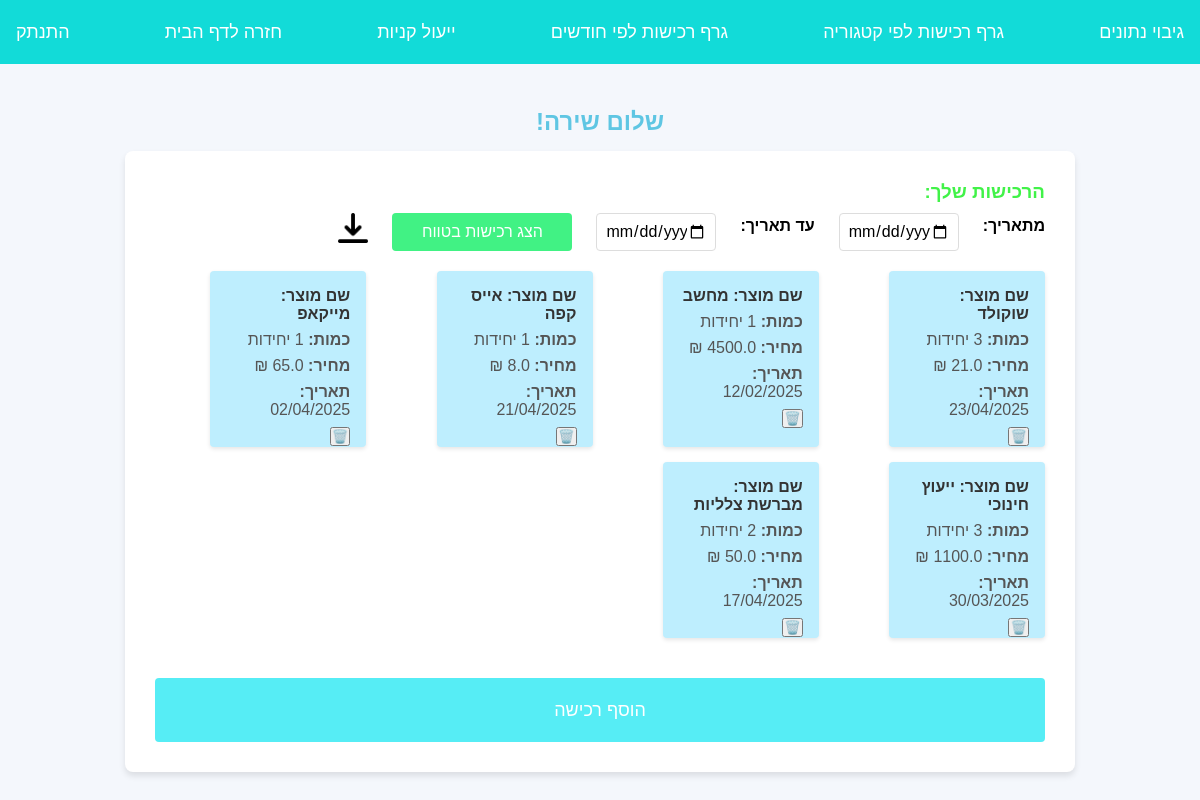
The page /profile (signed in) on the database its author committed.
### models.py (models this page shows)
class User(db.Model):
    id = db.Column(db.Integer, primary_key=True)
    username = db.Column(db.String(80), nullable=False)
    email = db.Column(db.String(120), unique=True, nullable=False)
    password = db.Column(db.String(120), nullable=False)
    purchases = db.relationship('Purchase', backref='user', lazy=True)

class Purchase(db.Model):
    id = db.Column(db.Integer, primary_key=True)
    name = db.Column(db.String(100), nullable=False)
    quantity = db.Column(db.Integer, nullable=False)
    price = db.Column(db.Float, nullable=False)
    category = db.Column(db.String(50))
    date = db.Column(db.Date, nullable=False, default=lambda: date.today())
    user_id = db.Column(db.Integer, db.ForeignKey('user.id'), nullable=False)

### app.py (the view)
@app.route('/profile')
def profile():
    email = session.get('user_email')  # השתמש ב-session כדי לשלוף את האימייל של המשתמש המחובר
    if not email:
        return redirect(url_for('login'))  # אם אין אימייל ב-session, הפנה להתחברות
    user = User.query.filter_by(email=email).first()
    if not user:
        return redirect(url_for('login'))
    purchases = Purchase.query.filter_by(user_id=user.id).all()
    return render_template('profile.html', user=user, purchases=purchases)

### templates/profile.html (shortened to what this page needs)
<!DOCTYPE html>
<html lang="he">
<head>
    <link rel="stylesheet" href="{{ url_for('static', filename='css/profile.css') }}">
</head>
<body>
        <nav>
            <a href="{{ url_for('save_data') }}">גיבוי נתונים</a>
            <a href="{{ url_for('graph1') }}">גרף רכישות לפי קטגוריה</a>
            <a href="{{ url_for('graph2') }}">גרף רכישות לפי חודשים</a>
            <a href="{{ url_for('optimize_shopping') }}" class="btn">ייעול קניות</a>
            <a href="{{ url_for('home') }}">חזרה לדף הבית</a>
            <a href="{{ url_for('logout') }}">התנתק</a>
        </nav>
        <h2>שלום {{ user.username }}!</h2>
    <div class="profile-container">
        <h3>הרכישות שלך:</h3>
        <form method="GET" onsubmit="searchByDates(event)" class="date-search-form">
                <label>מתאריך:</label>
                <input type="date" id="start_date" required>
                <label>עד תאריך:</label>
                <input type="date" id="end_date" required>
                <button type="submit">הצג רכישות בטווח</button>
                <a href="{{ url_for('download_data') }}">
                    <img src="{{ url_for('static', filename='images/download.png') }}" alt="הורד קובץ" style="width:30px; height:30px; cursor:pointer;">
                </a>
        </form>
        {% if error %}
            <p style="color: red;">{{ error }}</p>
        {% else %}
        {% if purchases %}
            <div class="purchases-grid">
                {% for p in purchases %}
                    <div class="purchase-card">
                        <h4>שם מוצר:  {{ p.name }}</h4>
                        <p><strong>כמות:</strong> {{ p.quantity }} יחידות</p>
                        <p><strong>מחיר:</strong> {{ p.price }} ₪</p>
                        <p><strong>תאריך:</strong> {{ p.date.strftime('%d/%m/%Y') }}</p>
                        <form method="POST" action="{{ url_for('delete_purchase', purchase_id=p.id) }}" onsubmit="return confirm('אתה בטוח שברצונך למחוק?');">
                            <button type="submit" class="btn btn-danger btn-sm">🗑️</button>
                        </form>
                    </div>
        {% endfor %}
            </div>
            {% else %}
                <p>אין לך עדיין רכישות.</p>
            {% endif %}
        {% endif %}
        <a href="{{ url_for('add_purchase') }}">
            <button>הוסף רכישה</button>
        </a>
    </div>
</body>
</html>

### static/css/profile.css (style rules this page uses)
* { margin: 0; padding: 0; box-sizing: border-box; font-family: 'Gill Sans', 'Gill Sans MT', Calibri, 'Trebuchet MS', sans-serif; }
body { background-color: #f4f7fc; display: flex; flex-direction: column; justify-content: center; align-items: center; min-height: 100vh; direction: rtl; }
nav { display: flex; justify-content: space-between; gap: 2vw; width: 100%; height: 8vh; align-items: center; background-color: #12DBD8; color: white; padding: 8px 16px; position: absolute; top: 0; }
nav a { color: white; font-size: 18px; text-align: center; transition: background-color 0.3s; cursor: pointer; text-decoration: none; }
h2 { text-align: center; color: #5FC6E3; margin-top: 10vh; margin-bottom: 5px; }
.profile-container { background-color: #fff; padding: 30px; border-radius: 8px; box-shadow: 0 4px 6px rgba(0, 0, 0, 0.1); width: 106%; max-width: 950px; margin-top: 10px; }
.profile-container h3 { color: #41F248; margin-bottom: 10px; }
.date-search-form { display: flex; gap: 2vw; margin-bottom: 20px; justify-content: flex-start; margin-top: 5px; }
.date-search-form label { font-weight: bold; align-items: center; margin-top: 4px; }
.date-search-form input { padding: 8px; font-size: 16px; border-radius: 4px; width: 10vw; }
.date-search-form input { border: 1px solid #ddd; }
.date-search-form button { background-color: #41F2C0; background-color: #41F284; color: white; border: none; cursor: pointer; width: 15vw; font-size: 16px; border-radius: 4px; transition: background-color 0.3s; }
.purchases-grid { display: grid; grid-template-columns: repeat(auto-fill, minmax(200px, 1fr)); gap: 15px; margin-bottom: 20px; }
.purchase-card { background-color: #beeefe; padding: 16px; width: 13vw; height: 22vh; align-items: center; border-radius: 4px; box-shadow: 0 2px 4px rgba(0, 0, 0, 0.1); }
.purchase-card h4 { color: #333; margin-bottom: 8px; }
.purchase-card form { justify-content: center; }
.purchase-card p { color: #555; margin-bottom: 8px; }
a button { width: 100%; height: 8vh; padding: 4px; background-color: #56EDF5; color: white; border: none; border-radius: 4px; font-size: 18px; cursor: pointer; transition: background-color 0.3s; margin-top: 20px; text-decoration: none; }

### rows shown on the page
User: username "שירה"
Purchase: name "שוקולד", date "23/04/2025"
Purchase: name "מחשב", price "4500.0", date "12/02/2025"
Purchase: name "אייס קפה", date "21/04/2025"
Purchase: name "מייקאפ", date "02/04/2025"
Purchase: name "ייעוץ חינוכי", date "30/03/2025"
Purchase: name "מברשת צלליות", date "17/04/2025"
